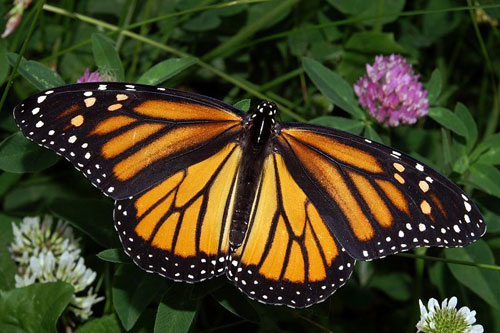
#> input picture Assignment2/Code/Butterfly.jpg, 500 x 333 px
$ python meanshift.py
#> lines starting #> are read from the running program, lines starting #| are printed output that depends on the picture
# Jason Hatfield - 29163434
# CSE 473 - PA2 - Question 2
# Due: 7/12/17

# Mean Shift Segmentation

import numpy as np
import cv2
import math
from random import randint

# Mean shift variable settings
H = 90
Iter = 10

img = cv2.imread('Butterfly.jpg')
#> img is the input picture: shape (333, 500, 3); mean B, G, R 33.2, 63.3, 66.7
segImg = np.zeros(img.shape, np.uint8)

# Takes color image matrix as input, returns vector array [B,G,R,x,y].
def matrixToVector(img):

    rows, cols, z = img.shape
#> rows = 333; cols = 500; z = 3
    matrix = []

    for x in range(0, rows):
        for y in range(0, cols):
            b,g,r = img[x][y]
            matrix.append([b, g, r, x, y])
#> after the loop, matrix = 166500 items

    matrix = np.array(matrix)

    return matrix

# Gathers neighbors in close proximity to random pixel for use by meanShift().
def getNeighbors(initialAvg, matrix):

    neighbors = []

    for i in range(0, len(matrix)):
        pixel = matrix[i]
        d = math.sqrt(sum((pixel - initialAvg)**2))

        if(d < H):
             neighbors.append(i)

    return neighbors

# Add mean value for pixel and neighbors to result image, remove them from active matrix.
def removePixels(neighbors,average,matrix):

    for i in neighbors:
        pixel = matrix[i]
        x=pixel[3]
        y=pixel[4]
        segImg[x][y] = np.array(average[:3], np.uint8)

    return np.delete(matrix, neighbors, axis=0)

# Calculates mean for each value of 5-D vector.
def average(neighbors, matrix):

    neighbors = matrix[neighbors]
    r = neighbors[:,:1]
    g = neighbors[:,1:2]
    b = neighbors[:,2:3]
    x = neighbors[:,3:4]
    y = neighbors[:,4:5]
    average = np.array([np.mean(r), np.mean(g), np.mean(b), np.mean(x), np.mean(y)])

    return average

# Main mean shift function, randomly selects a pixel, call to calculate neighbors, call to remove matched pixels,
# mean calculation.
def meanShift(img):

    clusters = 0
    vector = matrixToVector(img)

    while(len(vector) > 0):

        print('Pixels Remaining: ' + str(len(vector)))

        randomIndex = randint(0, len(vector) - 1)
        initialAvg = vector[randomIndex]

        neighbors = getNeighbors(initialAvg, vector)

        if(len(neighbors) == 1):
            vector = removePixels([randomIndex], initialAvg, vector)
            clusters += 1
            continue

        avg = average(neighbors, vector)
        meanShift = abs(avg - initialAvg)

        if(np.mean(meanShift) < Iter):
            vector = removePixels(neighbors, avg, vector)
            clusters += 1
#> this loop made 220 passes
#> (randomIndex, initialAvg, avg, meanShift) on passes 1 to 6: (100989, [6, 14, 7, 201, 489], [21.81, 32.33, 26.7, 207.4, 456.6], [15.81, 18.33, 19.7, 6.45, 32.44]), (110250, [147, 190, 205, 220, 250], [102.8, 191.9, 227.4, 211.3, 246.2], [44.19, 1.86, 22.39, 8.67, 3.83]), (10612, [9, 13, 14, 21, 112], [17.05, 45.32, 30.05, 42.51, 111.6], [8.05, 32.32, 16.05, 21.51, 0.393]), (67873, [50, 102, 62, 135, 373], [44.73, 73.51, 58.37, 122.1, 379.1], [5.27, 28.49, 3.63, 12.87, 6.09]), (134027, [112, 146, 135, 268, 27], [115.6, 146.7, 134.4, 260.4, 47.18], [3.64, 0.66, 0.616, 7.58, 20.18]), (127383, [197, 195, 195, 257, 382], [196.5, 201.7, 195.8, 281.9, 415.6], [0.501, 6.67, 0.833, 24.95, 33.63])
#> randomIndex on passes 65, 67, 68, 71, 74, 80: 3573, 18063, 9538, 6658, 8965, 13073
#| Pixels Remaining: 166500
#| Pixels Remaining: 166500
#| Pixels Remaining: 166500
#| Pixels Remaining: 166500
#| Pixels Remaining: 166500
#| Pixels Remaining: 163294
#| Pixels Remaining: 163294
#| Pixels Remaining: 163294
#> (further printed lines are left out)
#> after the loop, clusters = 91; vector = empty array

def main():

    meanShift(img)
    cv2.imwrite("meanShift-h90.png", segImg)
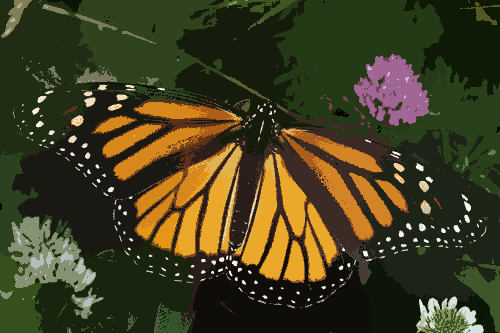
#> saved as meanShift-h90.png: shape (333, 500, 3); mean B, G, R 32.5, 62.7, 66.2
    #cv2.imshow('Original Image', img)
    #cv2.imshow('Segmented Image', segImg)

main()
